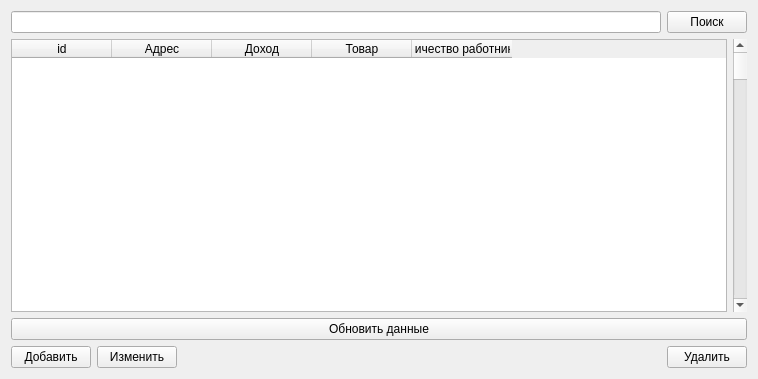
<?xml version="1.0" encoding="UTF-8"?>
<ui version="4.0">
 <class>Form</class>
 <widget class="QWidget" name="Form">
  <property name="geometry">
   <rect>
    <x>0</x>
    <y>0</y>
    <width>758</width>
    <height>379</height>
   </rect>
  </property>
  <property name="windowTitle">
   <string>Form</string>
  </property>
  <layout class="QHBoxLayout" name="horizontalLayout">
   <item>
    <layout class="QVBoxLayout" name="verticalLayout_8">
     <item>
      <layout class="QVBoxLayout" name="verticalLayout_7">
       <item>
        <layout class="QHBoxLayout" name="horizontalLayout_16">
         <item>
          <widget class="QLineEdit" name="linePoint"/>
         </item>
         <item>
          <widget class="QPushButton" name="SearchPoint">
           <property name="text">
            <string>Поиск</string>
           </property>
          </widget>
         </item>
        </layout>
       </item>
       <item>
        <layout class="QHBoxLayout" name="horizontalLayout_7">
         <item>
          <widget class="QTableWidget" name="TablePoint">
           <property name="enabled">
            <bool>true</bool>
           </property>
           <column>
            <property name="text">
             <string>id</string>
            </property>
           </column>
           <column>
            <property name="text">
             <string>Адрес</string>
            </property>
           </column>
           <column>
            <property name="text">
             <string>Доход</string>
            </property>
           </column>
           <column>
            <property name="text">
             <string>Товар</string>
            </property>
           </column>
           <column>
            <property name="text">
             <string>Количество работников </string>
            </property>
           </column>
          </widget>
         </item>
         <item>
          <widget class="QScrollBar" name="verticalScrollBar_2">
           <property name="orientation">
            <enum>Qt::Vertical</enum>
           </property>
          </widget>
         </item>
        </layout>
       </item>
      </layout>
     </item>
     <item>
      <widget class="QPushButton" name="PointUpdate">
       <property name="text">
        <string>Обновить данные</string>
       </property>
      </widget>
     </item>
     <item>
      <layout class="QHBoxLayout" name="horizontalLayout_17">
       <item>
        <layout class="QHBoxLayout" name="horizontalLayout_18">
         <item>
          <layout class="QHBoxLayout" name="horizontalLayout_19">
           <item>
            <layout class="QHBoxLayout" name="horizontalLayout_20">
             <item>
              <widget class="QPushButton" name="AddPoint">
               <property name="text">
                <string>Добавить</string>
               </property>
              </widget>
             </item>
             <item>
              <widget class="QPushButton" name="ChangePoint">
               <property name="text">
                <string>Изменить</string>
               </property>
              </widget>
             </item>
            </layout>
           </item>
           <item>
            <spacer name="horizontalSpacer_4">
             <property name="orientation">
              <enum>Qt::Horizontal</enum>
             </property>
             <property name="sizeHint" stdset="0">
              <size>
               <width>238</width>
               <height>18</height>
              </size>
             </property>
            </spacer>
           </item>
          </layout>
         </item>
        </layout>
       </item>
       <item>
        <widget class="QPushButton" name="DeletePoint">
         <property name="text">
          <string>Удалить</string>
         </property>
        </widget>
       </item>
      </layout>
     </item>
    </layout>
   </item>
  </layout>
 </widget>
 <resources/>
 <connections/>
</ui>
